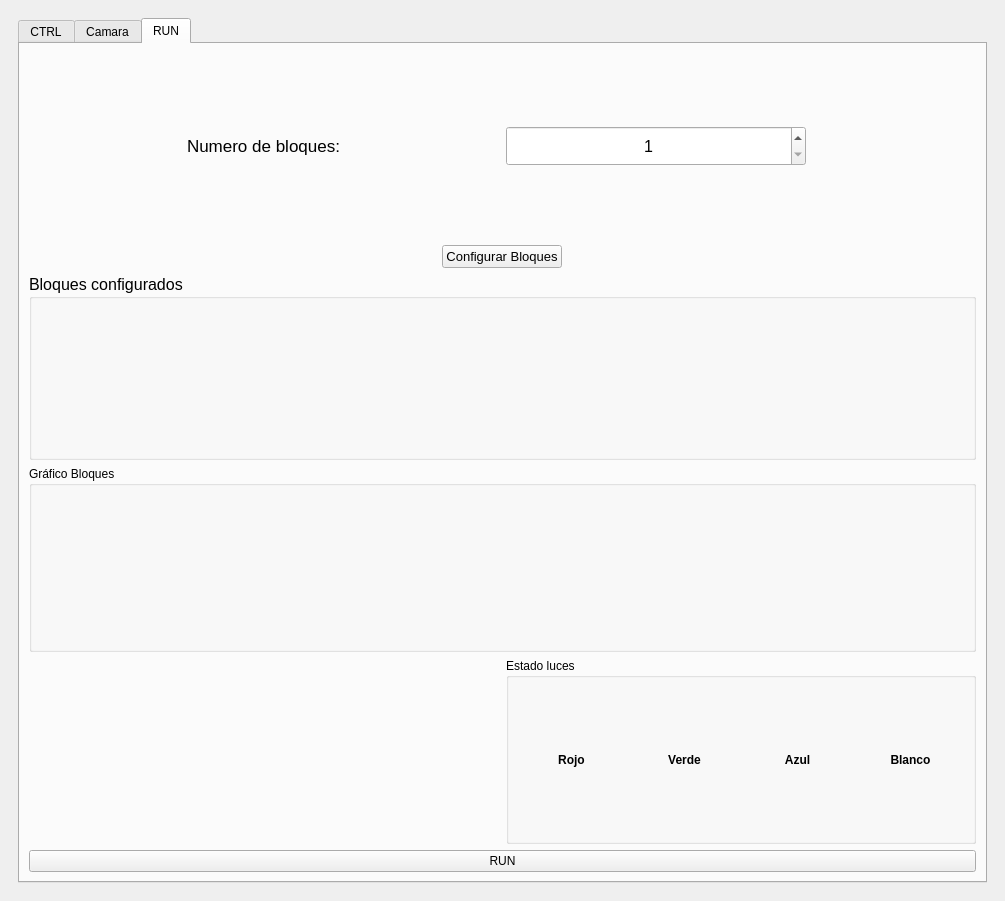
<?xml version="1.0" encoding="UTF-8"?>
<ui version="4.0">
 <class>MainWindow</class>
 <widget class="QMainWindow" name="MainWindow">
  <property name="geometry">
   <rect>
    <x>0</x>
    <y>0</y>
    <width>1005</width>
    <height>901</height>
   </rect>
  </property>
  <property name="focusPolicy">
   <enum>Qt::NoFocus</enum>
  </property>
  <property name="windowTitle">
   <string>MainWindow</string>
  </property>
  <widget class="QWidget" name="centralwidget">
   <layout class="QHBoxLayout" name="horizontalLayout_4">
    <item>
     <layout class="QHBoxLayout" name="horizontalLayout_2">
      <item>
       <widget class="QWidget" name="widget" native="true">
        <layout class="QHBoxLayout" name="horizontalLayout_3">
         <item>
          <widget class="QTabWidget" name="tabWidget">
           <property name="currentIndex">
            <number>2</number>
           </property>
           <widget class="QWidget" name="tab_4">
            <attribute name="title">
             <string>CTRL</string>
            </attribute>
            <layout class="QHBoxLayout" name="horizontalLayout_5">
             <item>
              <widget class="QGroupBox" name="groupBox_5">
               <property name="title">
                <string>Control de temperatura automática</string>
               </property>
               <layout class="QVBoxLayout" name="verticalLayout">
                <property name="spacing">
                 <number>30</number>
                </property>
                <item>
                 <layout class="QGridLayout" name="gridLayout_6">
                  <item row="0" column="3">
                   <widget class="QPushButton" name="pushButton_9">
                    <property name="maximumSize">
                     <size>
                      <width>40</width>
                      <height>16777215</height>
                     </size>
                    </property>
                    <property name="font">
                     <font>
                      <pointsize>8</pointsize>
                     </font>
                    </property>
                    <property name="text">
                     <string>SET</string>
                    </property>
                   </widget>
                  </item>
                  <item row="1" column="3">
                   <widget class="QPushButton" name="pushButton_18">
                    <property name="maximumSize">
                     <size>
                      <width>40</width>
                      <height>16777215</height>
                     </size>
                    </property>
                    <property name="font">
                     <font>
                      <pointsize>8</pointsize>
                     </font>
                    </property>
                    <property name="text">
                     <string>SET</string>
                    </property>
                   </widget>
                  </item>
                  <item row="0" column="0">
                   <widget class="QLabel" name="label_19">
                    <property name="font">
                     <font>
                      <pointsize>8</pointsize>
                     </font>
                    </property>
                    <property name="text">
                     <string>T1 objetivo</string>
                    </property>
                   </widget>
                  </item>
                  <item row="1" column="2">
                   <widget class="QLabel" name="label_23">
                    <property name="font">
                     <font>
                      <pointsize>8</pointsize>
                     </font>
                    </property>
                    <property name="text">
                     <string>[°C]</string>
                    </property>
                   </widget>
                  </item>
                  <item row="0" column="2">
                   <widget class="QLabel" name="label_20">
                    <property name="font">
                     <font>
                      <pointsize>8</pointsize>
                     </font>
                    </property>
                    <property name="text">
                     <string>[°C]</string>
                    </property>
                   </widget>
                  </item>
                  <item row="1" column="1">
                   <widget class="QDoubleSpinBox" name="doubleSpinBox_2">
                    <property name="font">
                     <font>
                      <pointsize>8</pointsize>
                     </font>
                    </property>
                   </widget>
                  </item>
                  <item row="1" column="0">
                   <widget class="QLabel" name="label_24">
                    <property name="font">
                     <font>
                      <pointsize>8</pointsize>
                     </font>
                    </property>
                    <property name="text">
                     <string>T2 objetivo</string>
                    </property>
                   </widget>
                  </item>
                  <item row="0" column="1">
                   <widget class="QDoubleSpinBox" name="doubleSpinBox">
                    <property name="font">
                     <font>
                      <pointsize>8</pointsize>
                     </font>
                    </property>
                   </widget>
                  </item>
                  <item row="0" column="4">
                   <widget class="QPushButton" name="pushButton_19">
                    <property name="maximumSize">
                     <size>
                      <width>80</width>
                      <height>16777215</height>
                     </size>
                    </property>
                    <property name="font">
                     <font>
                      <pointsize>8</pointsize>
                     </font>
                    </property>
                    <property name="text">
                     <string>Comenzar</string>
                    </property>
                   </widget>
                  </item>
                  <item row="1" column="4">
                   <widget class="QPushButton" name="pushButton_10">
                    <property name="font">
                     <font>
                      <pointsize>8</pointsize>
                     </font>
                    </property>
                    <property name="text">
                     <string>Parar</string>
                    </property>
                   </widget>
                  </item>
                 </layout>
                </item>
                <item>
                 <widget class="QGroupBox" name="groupBox_6">
                  <property name="title">
                   <string>GroupBox</string>
                  </property>
                  <layout class="QHBoxLayout" name="horizontalLayout_6">
                   <item>
                    <layout class="QGridLayout" name="gridLayout_4">
                     <item row="0" column="4">
                      <widget class="QPushButton" name="pushButton_2">
                       <property name="maximumSize">
                        <size>
                         <width>40</width>
                         <height>16777215</height>
                        </size>
                       </property>
                       <property name="font">
                        <font>
                         <pointsize>8</pointsize>
                        </font>
                       </property>
                       <property name="text">
                        <string>OFF</string>
                       </property>
                      </widget>
                     </item>
                     <item row="1" column="1">
                      <widget class="QSlider" name="horizontalSlider_2">
                       <property name="maximum">
                        <number>100</number>
                       </property>
                       <property name="orientation">
                        <enum>Qt::Horizontal</enum>
                       </property>
                      </widget>
                     </item>
                     <item row="2" column="0">
                      <widget class="QLabel" name="label_25">
                       <property name="font">
                        <font>
                         <pointsize>8</pointsize>
                        </font>
                       </property>
                       <property name="text">
                        <string>LED R</string>
                       </property>
                      </widget>
                     </item>
                     <item row="4" column="1">
                      <widget class="QSlider" name="horizontalSlider_5">
                       <property name="maximum">
                        <number>100</number>
                       </property>
                       <property name="orientation">
                        <enum>Qt::Horizontal</enum>
                       </property>
                      </widget>
                     </item>
                     <item row="1" column="0">
                      <widget class="QLabel" name="label_26">
                       <property name="font">
                        <font>
                         <pointsize>8</pointsize>
                        </font>
                       </property>
                       <property name="text">
                        <string>LED G</string>
                       </property>
                      </widget>
                     </item>
                     <item row="0" column="2">
                      <widget class="QSpinBox" name="spinBox">
                       <property name="font">
                        <font>
                         <pointsize>8</pointsize>
                        </font>
                       </property>
                       <property name="maximum">
                        <number>100</number>
                       </property>
                      </widget>
                     </item>
                     <item row="2" column="4">
                      <widget class="QPushButton" name="pushButton_7">
                       <property name="maximumSize">
                        <size>
                         <width>40</width>
                         <height>16777215</height>
                        </size>
                       </property>
                       <property name="font">
                        <font>
                         <pointsize>8</pointsize>
                        </font>
                       </property>
                       <property name="text">
                        <string>OFF</string>
                       </property>
                      </widget>
                     </item>
                     <item row="2" column="2">
                      <widget class="QSpinBox" name="spinBox_3">
                       <property name="font">
                        <font>
                         <pointsize>8</pointsize>
                        </font>
                       </property>
                       <property name="maximum">
                        <number>100</number>
                       </property>
                      </widget>
                     </item>
                     <item row="1" column="3">
                      <widget class="QPushButton" name="pushButton_3">
                       <property name="maximumSize">
                        <size>
                         <width>40</width>
                         <height>16777215</height>
                        </size>
                       </property>
                       <property name="font">
                        <font>
                         <pointsize>8</pointsize>
                        </font>
                       </property>
                       <property name="text">
                        <string>ON</string>
                       </property>
                      </widget>
                     </item>
                     <item row="1" column="4">
                      <widget class="QPushButton" name="pushButton_6">
                       <property name="maximumSize">
                        <size>
                         <width>40</width>
                         <height>16777215</height>
                        </size>
                       </property>
                       <property name="font">
                        <font>
                         <pointsize>8</pointsize>
                        </font>
                       </property>
                       <property name="text">
                        <string>OFF</string>
                       </property>
                      </widget>
                     </item>
                     <item row="1" column="2">
                      <widget class="QSpinBox" name="spinBox_2">
                       <property name="font">
                        <font>
                         <pointsize>8</pointsize>
                        </font>
                       </property>
                       <property name="maximum">
                        <number>100</number>
                       </property>
                      </widget>
                     </item>
                     <item row="2" column="3">
                      <widget class="QPushButton" name="pushButton_4">
                       <property name="maximumSize">
                        <size>
                         <width>40</width>
                         <height>16777215</height>
                        </size>
                       </property>
                       <property name="font">
                        <font>
                         <pointsize>8</pointsize>
                        </font>
                       </property>
                       <property name="text">
                        <string>ON</string>
                       </property>
                      </widget>
                     </item>
                     <item row="3" column="3">
                      <widget class="QPushButton" name="pushButton_5">
                       <property name="maximumSize">
                        <size>
                         <width>40</width>
                         <height>16777215</height>
                        </size>
                       </property>
                       <property name="font">
                        <font>
                         <pointsize>8</pointsize>
                        </font>
                       </property>
                       <property name="text">
                        <string>ON</string>
                       </property>
                      </widget>
                     </item>
                     <item row="0" column="3">
                      <widget class="QPushButton" name="pushButton">
                       <property name="maximumSize">
                        <size>
                         <width>40</width>
                         <height>16777215</height>
                        </size>
                       </property>
                       <property name="font">
                        <font>
                         <pointsize>8</pointsize>
                        </font>
                       </property>
                       <property name="text">
                        <string>ON</string>
                       </property>
                      </widget>
                     </item>
                     <item row="2" column="1">
                      <widget class="QSlider" name="horizontalSlider_3">
                       <property name="maximum">
                        <number>100</number>
                       </property>
                       <property name="orientation">
                        <enum>Qt::Horizontal</enum>
                       </property>
                      </widget>
                     </item>
                     <item row="3" column="1">
                      <widget class="QSlider" name="horizontalSlider_4">
                       <property name="maximum">
                        <number>100</number>
                       </property>
                       <property name="orientation">
                        <enum>Qt::Horizontal</enum>
                       </property>
                      </widget>
                     </item>
                     <item row="0" column="1">
                      <widget class="QSlider" name="horizontalSlider">
                       <property name="maximum">
                        <number>100</number>
                       </property>
                       <property name="orientation">
                        <enum>Qt::Horizontal</enum>
                       </property>
                      </widget>
                     </item>
                     <item row="3" column="0">
                      <widget class="QLabel" name="label_27">
                       <property name="font">
                        <font>
                         <pointsize>8</pointsize>
                        </font>
                       </property>
                       <property name="text">
                        <string>LED W</string>
                       </property>
                      </widget>
                     </item>
                     <item row="3" column="4">
                      <widget class="QPushButton" name="pushButton_8">
                       <property name="maximumSize">
                        <size>
                         <width>40</width>
                         <height>16777215</height>
                        </size>
                       </property>
                       <property name="font">
                        <font>
                         <pointsize>8</pointsize>
                        </font>
                       </property>
                       <property name="text">
                        <string>OFF</string>
                       </property>
                      </widget>
                     </item>
                     <item row="3" column="2">
                      <widget class="QSpinBox" name="spinBox_4">
                       <property name="font">
                        <font>
                         <pointsize>8</pointsize>
                        </font>
                       </property>
                       <property name="maximum">
                        <number>100</number>
                       </property>
                      </widget>
                     </item>
                     <item row="4" column="0">
                      <widget class="QLabel" name="label_28">
                       <property name="font">
                        <font>
                         <pointsize>8</pointsize>
                        </font>
                       </property>
                       <property name="text">
                        <string>H1</string>
                       </property>
                      </widget>
                     </item>
                     <item row="0" column="0">
                      <widget class="QLabel" name="label_29">
                       <property name="font">
                        <font>
                         <pointsize>8</pointsize>
                        </font>
                       </property>
                       <property name="text">
                        <string>LED B</string>
                       </property>
                      </widget>
                     </item>
                     <item row="5" column="1">
                      <widget class="QSlider" name="horizontalSlider_6">
                       <property name="maximum">
                        <number>100</number>
                       </property>
                       <property name="orientation">
                        <enum>Qt::Horizontal</enum>
                       </property>
                      </widget>
                     </item>
                     <item row="5" column="0">
                      <widget class="QLabel" name="label_30">
                       <property name="font">
                        <font>
                         <pointsize>8</pointsize>
                        </font>
                       </property>
                       <property name="text">
                        <string>H2</string>
                       </property>
                      </widget>
                     </item>
                     <item row="4" column="2">
                      <widget class="QSpinBox" name="spinBox_5">
                       <property name="font">
                        <font>
                         <pointsize>8</pointsize>
                        </font>
                       </property>
                       <property name="maximum">
                        <number>100</number>
                       </property>
                      </widget>
                     </item>
                     <item row="5" column="2">
                      <widget class="QSpinBox" name="spinBox_6">
                       <property name="font">
                        <font>
                         <pointsize>8</pointsize>
                        </font>
                       </property>
                       <property name="maximum">
                        <number>100</number>
                       </property>
                      </widget>
                     </item>
                     <item row="4" column="3">
                      <widget class="QPushButton" name="pushButton_11">
                       <property name="maximumSize">
                        <size>
                         <width>40</width>
                         <height>16777215</height>
                        </size>
                       </property>
                       <property name="font">
                        <font>
                         <pointsize>8</pointsize>
                        </font>
                       </property>
                       <property name="text">
                        <string>ON</string>
                       </property>
                      </widget>
                     </item>
                     <item row="5" column="3">
                      <widget class="QPushButton" name="pushButton_12">
                       <property name="maximumSize">
                        <size>
                         <width>40</width>
                         <height>16777215</height>
                        </size>
                       </property>
                       <property name="font">
                        <font>
                         <pointsize>8</pointsize>
                        </font>
                       </property>
                       <property name="text">
                        <string>ON</string>
                       </property>
                      </widget>
                     </item>
                     <item row="4" column="4">
                      <widget class="QPushButton" name="pushButton_13">
                       <property name="maximumSize">
                        <size>
                         <width>40</width>
                         <height>16777215</height>
                        </size>
                       </property>
                       <property name="font">
                        <font>
                         <pointsize>8</pointsize>
                        </font>
                       </property>
                       <property name="text">
                        <string>OFF</string>
                       </property>
                      </widget>
                     </item>
                     <item row="5" column="4">
                      <widget class="QPushButton" name="pushButton_14">
                       <property name="maximumSize">
                        <size>
                         <width>40</width>
                         <height>16777215</height>
                        </size>
                       </property>
                       <property name="font">
                        <font>
                         <pointsize>8</pointsize>
                        </font>
                       </property>
                       <property name="text">
                        <string>OFF</string>
                       </property>
                      </widget>
                     </item>
                    </layout>
                   </item>
                  </layout>
                 </widget>
                </item>
               </layout>
              </widget>
             </item>
             <item>
              <widget class="QGroupBox" name="groupBox_7">
               <property name="title">
                <string>Gráficos</string>
               </property>
               <layout class="QVBoxLayout" name="verticalLayout_2" stretch="3,1">
                <item>
                 <widget class="PlotWidget" name="graphicsView" native="true">
                  <property name="minimumSize">
                   <size>
                    <width>0</width>
                    <height>0</height>
                   </size>
                  </property>
                 </widget>
                </item>
                <item>
                 <widget class="QGroupBox" name="groupBox_9">
                  <property name="title">
                   <string>Valores instantaneos</string>
                  </property>
                  <layout class="QHBoxLayout" name="horizontalLayout_7">
                   <item>
                    <layout class="QGridLayout" name="gridLayout_7">
                     <item row="1" column="0">
                      <widget class="QLabel" name="label_31">
                       <property name="font">
                        <font>
                         <pointsize>8</pointsize>
                        </font>
                       </property>
                       <property name="text">
                        <string>T objetivo</string>
                       </property>
                      </widget>
                     </item>
                     <item row="0" column="0">
                      <widget class="QLabel" name="label_32">
                       <property name="text">
                        <string/>
                       </property>
                      </widget>
                     </item>
                     <item row="1" column="2">
                      <widget class="QLineEdit" name="lineEdit_2">
                       <property name="maximumSize">
                        <size>
                         <width>40</width>
                         <height>16777215</height>
                        </size>
                       </property>
                       <property name="font">
                        <font>
                         <pointsize>8</pointsize>
                        </font>
                       </property>
                      </widget>
                     </item>
                     <item row="3" column="3">
                      <widget class="QLabel" name="label_33">
                       <property name="font">
                        <font>
                         <pointsize>8</pointsize>
                        </font>
                       </property>
                       <property name="text">
                        <string>%</string>
                       </property>
                      </widget>
                     </item>
                     <item row="3" column="0">
                      <widget class="QLabel" name="label_34">
                       <property name="font">
                        <font>
                         <pointsize>8</pointsize>
                        </font>
                       </property>
                       <property name="text">
                        <string>P heater</string>
                       </property>
                      </widget>
                     </item>
                     <item row="2" column="3">
                      <widget class="QLabel" name="label_35">
                       <property name="font">
                        <font>
                         <pointsize>8</pointsize>
                        </font>
                       </property>
                       <property name="text">
                        <string>°C</string>
                       </property>
                      </widget>
                     </item>
                     <item row="2" column="0">
                      <widget class="QLabel" name="label_36">
                       <property name="font">
                        <font>
                         <pointsize>8</pointsize>
                        </font>
                       </property>
                       <property name="text">
                        <string>T actuales</string>
                       </property>
                      </widget>
                     </item>
                     <item row="0" column="1">
                      <widget class="QLabel" name="label_37">
                       <property name="font">
                        <font>
                         <pointsize>8</pointsize>
                        </font>
                       </property>
                       <property name="text">
                        <string>ch1</string>
                       </property>
                      </widget>
                     </item>
                     <item row="0" column="2">
                      <widget class="QLabel" name="label_38">
                       <property name="font">
                        <font>
                         <pointsize>8</pointsize>
                        </font>
                       </property>
                       <property name="text">
                        <string>ch2</string>
                       </property>
                      </widget>
                     </item>
                     <item row="1" column="1">
                      <widget class="QLineEdit" name="lineEdit">
                       <property name="maximumSize">
                        <size>
                         <width>40</width>
                         <height>16777215</height>
                        </size>
                       </property>
                       <property name="font">
                        <font>
                         <pointsize>8</pointsize>
                        </font>
                       </property>
                      </widget>
                     </item>
                     <item row="1" column="3">
                      <widget class="QLabel" name="label_39">
                       <property name="font">
                        <font>
                         <pointsize>8</pointsize>
                        </font>
                       </property>
                       <property name="text">
                        <string>°C</string>
                       </property>
                      </widget>
                     </item>
                     <item row="2" column="1">
                      <widget class="QLineEdit" name="lineEdit_3">
                       <property name="maximumSize">
                        <size>
                         <width>40</width>
                         <height>16777215</height>
                        </size>
                       </property>
                       <property name="font">
                        <font>
                         <pointsize>8</pointsize>
                        </font>
                       </property>
                      </widget>
                     </item>
                     <item row="3" column="1">
                      <widget class="QLineEdit" name="lineEdit_4">
                       <property name="maximumSize">
                        <size>
                         <width>40</width>
                         <height>16777215</height>
                        </size>
                       </property>
                       <property name="font">
                        <font>
                         <pointsize>8</pointsize>
                        </font>
                       </property>
                      </widget>
                     </item>
                     <item row="0" column="3">
                      <widget class="QLabel" name="label_40">
                       <property name="text">
                        <string/>
                       </property>
                      </widget>
                     </item>
                     <item row="2" column="2">
                      <widget class="QLineEdit" name="lineEdit_5">
                       <property name="maximumSize">
                        <size>
                         <width>40</width>
                         <height>16777215</height>
                        </size>
                       </property>
                       <property name="font">
                        <font>
                         <pointsize>8</pointsize>
                        </font>
                       </property>
                      </widget>
                     </item>
                     <item row="3" column="2">
                      <widget class="QLineEdit" name="lineEdit_6">
                       <property name="maximumSize">
                        <size>
                         <width>40</width>
                         <height>16777215</height>
                        </size>
                       </property>
                       <property name="font">
                        <font>
                         <pointsize>8</pointsize>
                        </font>
                       </property>
                      </widget>
                     </item>
                    </layout>
                   </item>
                  </layout>
                 </widget>
                </item>
               </layout>
              </widget>
             </item>
            </layout>
           </widget>
           <widget class="QWidget" name="tab_5">
            <attribute name="title">
             <string>Camara</string>
            </attribute>
            <layout class="QHBoxLayout" name="horizontalLayout">
             <item>
              <widget class="QGroupBox" name="groupBox_8">
               <property name="title">
                <string>Camara</string>
               </property>
               <widget class="Line" name="line_2">
                <property name="geometry">
                 <rect>
                  <x>-17</x>
                  <y>10</y>
                  <width>20</width>
                  <height>361</height>
                 </rect>
                </property>
                <property name="lineWidth">
                 <number>1</number>
                </property>
                <property name="orientation">
                 <enum>Qt::Vertical</enum>
                </property>
               </widget>
               <widget class="QLineEdit" name="lineEdit_7">
                <property name="geometry">
                 <rect>
                  <x>2</x>
                  <y>24</y>
                  <width>160</width>
                  <height>120</height>
                 </rect>
                </property>
               </widget>
              </widget>
             </item>
            </layout>
           </widget>
           <widget class="QWidget" name="tab_6">
            <attribute name="title">
             <string>RUN</string>
            </attribute>
            <layout class="QVBoxLayout" name="verticalLayout_3">
             <item>
              <layout class="QHBoxLayout" name="horizontalLayout_9">
               <item alignment="Qt::AlignHCenter|Qt::AlignVCenter">
                <widget class="QLabel" name="label">
                 <property name="maximumSize">
                  <size>
                   <width>16777215</width>
                   <height>16777215</height>
                  </size>
                 </property>
                 <property name="font">
                  <font>
                   <pointsize>13</pointsize>
                  </font>
                 </property>
                 <property name="text">
                  <string>Numero de bloques:</string>
                 </property>
                </widget>
               </item>
               <item alignment="Qt::AlignLeft|Qt::AlignVCenter">
                <widget class="QSpinBox" name="run_spinBox_bloques">
                 <property name="minimumSize">
                  <size>
                   <width>300</width>
                   <height>40</height>
                  </size>
                 </property>
                 <property name="maximumSize">
                  <size>
                   <width>300</width>
                   <height>16777215</height>
                  </size>
                 </property>
                 <property name="font">
                  <font>
                   <pointsize>12</pointsize>
                  </font>
                 </property>
                 <property name="alignment">
                  <set>Qt::AlignCenter</set>
                 </property>
                 <property name="minimum">
                  <number>1</number>
                 </property>
                 <property name="maximum">
                  <number>6</number>
                 </property>
                </widget>
               </item>
              </layout>
             </item>
             <item alignment="Qt::AlignHCenter">
              <widget class="QPushButton" name="button_aceptar">
               <property name="font">
                <font>
                 <pointsize>10</pointsize>
                </font>
               </property>
               <property name="text">
                <string>Configurar Bloques</string>
               </property>
              </widget>
             </item>
             <item>
              <widget class="QGroupBox" name="groupBox_estado_bloques">
               <property name="font">
                <font>
                 <pointsize>12</pointsize>
                </font>
               </property>
               <property name="title">
                <string>Bloques configurados</string>
               </property>
               <layout class="QHBoxLayout" name="horizontalLayout_8"/>
              </widget>
             </item>
             <item>
              <widget class="QGroupBox" name="groupBox_2">
               <property name="title">
                <string>Gráfico Bloques</string>
               </property>
               <layout class="QVBoxLayout" name="verticalLayout_5">
                <item>
                 <widget class="Plot_bloque" name="grafico_bloques" native="true"/>
                </item>
               </layout>
              </widget>
             </item>
             <item>
              <layout class="QHBoxLayout" name="horizontalLayout_10">
               <item>
                <widget class="QLabel" name="label_tiempo">
                 <property name="text">
                  <string/>
                 </property>
                 <property name="alignment">
                  <set>Qt::AlignCenter</set>
                 </property>
                </widget>
               </item>
               <item>
                <widget class="QGroupBox" name="groupBox">
                 <property name="title">
                  <string>Estado luces</string>
                 </property>
                 <layout class="QHBoxLayout" name="horizontalLayout_11">
                  <item>
                   <widget class="QLabel" name="label_luz_roja">
                    <property name="font">
                     <font>
                      <weight>75</weight>
                      <bold>true</bold>
                     </font>
                    </property>
                    <property name="text">
                     <string>Rojo</string>
                    </property>
                    <property name="alignment">
                     <set>Qt::AlignCenter</set>
                    </property>
                   </widget>
                  </item>
                  <item>
                   <widget class="QLabel" name="label_luz_verde">
                    <property name="font">
                     <font>
                      <weight>75</weight>
                      <bold>true</bold>
                     </font>
                    </property>
                    <property name="text">
                     <string>Verde</string>
                    </property>
                    <property name="alignment">
                     <set>Qt::AlignCenter</set>
                    </property>
                   </widget>
                  </item>
                  <item>
                   <widget class="QLabel" name="label_luz_azul">
                    <property name="font">
                     <font>
                      <weight>75</weight>
                      <bold>true</bold>
                     </font>
                    </property>
                    <property name="text">
                     <string>Azul</string>
                    </property>
                    <property name="alignment">
                     <set>Qt::AlignCenter</set>
                    </property>
                   </widget>
                  </item>
                  <item>
                   <widget class="QLabel" name="label_luz_blanca">
                    <property name="font">
                     <font>
                      <weight>75</weight>
                      <bold>true</bold>
                     </font>
                    </property>
                    <property name="text">
                     <string>Blanco</string>
                    </property>
                    <property name="alignment">
                     <set>Qt::AlignCenter</set>
                    </property>
                   </widget>
                  </item>
                 </layout>
                </widget>
               </item>
              </layout>
             </item>
             <item>
              <widget class="QPushButton" name="pushButton_run">
               <property name="text">
                <string>RUN</string>
               </property>
              </widget>
             </item>
            </layout>
           </widget>
          </widget>
         </item>
        </layout>
       </widget>
      </item>
     </layout>
    </item>
   </layout>
  </widget>
 </widget>
 <customwidgets>
  <customwidget>
   <class>Plot_bloque</class>
   <extends>QWidget</extends>
   <header>plot_bloque.h</header>
   <container>1</container>
  </customwidget>
  <customwidget>
   <class>PlotWidget</class>
   <extends>QWidget</extends>
   <header>pyqtgraph</header>
   <container>1</container>
  </customwidget>
 </customwidgets>
 <resources/>
 <connections/>
</ui>
